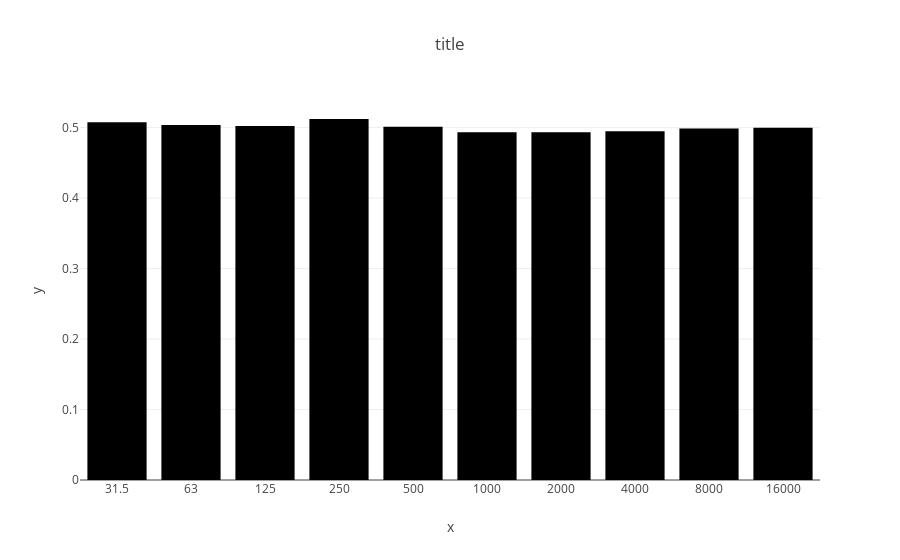

The notebook cell saved with this chart:
### Code cell
utils.plotly_freq_bands(freq_range, ran_alphas, x_label, y_label, title, 'third')

### Figure 1 — Plotly figure (JSON) as saved in the notebook; plotly's stock layout.template omitted (floating-point values rounded to 4 significant figures)
{"data": [{"type": "bar", "x": [0, 1, 2, 3, 4, 5, 6, 7, 8, 9], "y": [0.5075, 0.5036, 0.5023, 0.5123, 0.5012, 0.4936, 0.4935, 0.495, 0.4987, 0.4997]}], "layout": {"title": {"text": "title"}, "xaxis": {"ticktext": [31.5, 63, 125, 250, 500, 1000, 2000, 4000, 8000, 16000], "tickvals": [0, 1, 2, 3, 4, 5, 6, 7, 8, 9], "title": {"text": "x"}}, "yaxis": {"title": {"text": "y"}}}}
